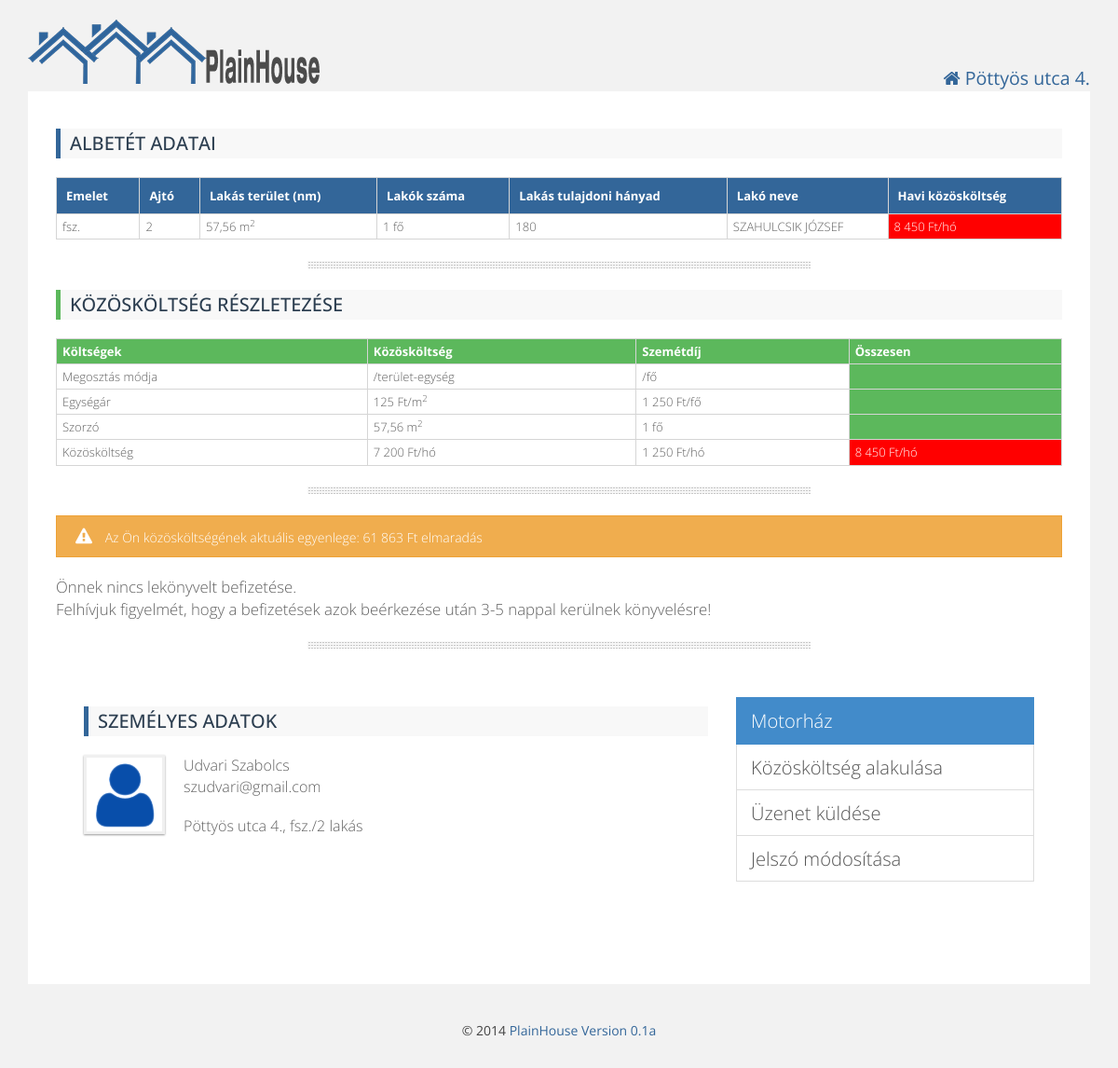
/mydepo.php (signed in), run on an earlier commit of the app's database.
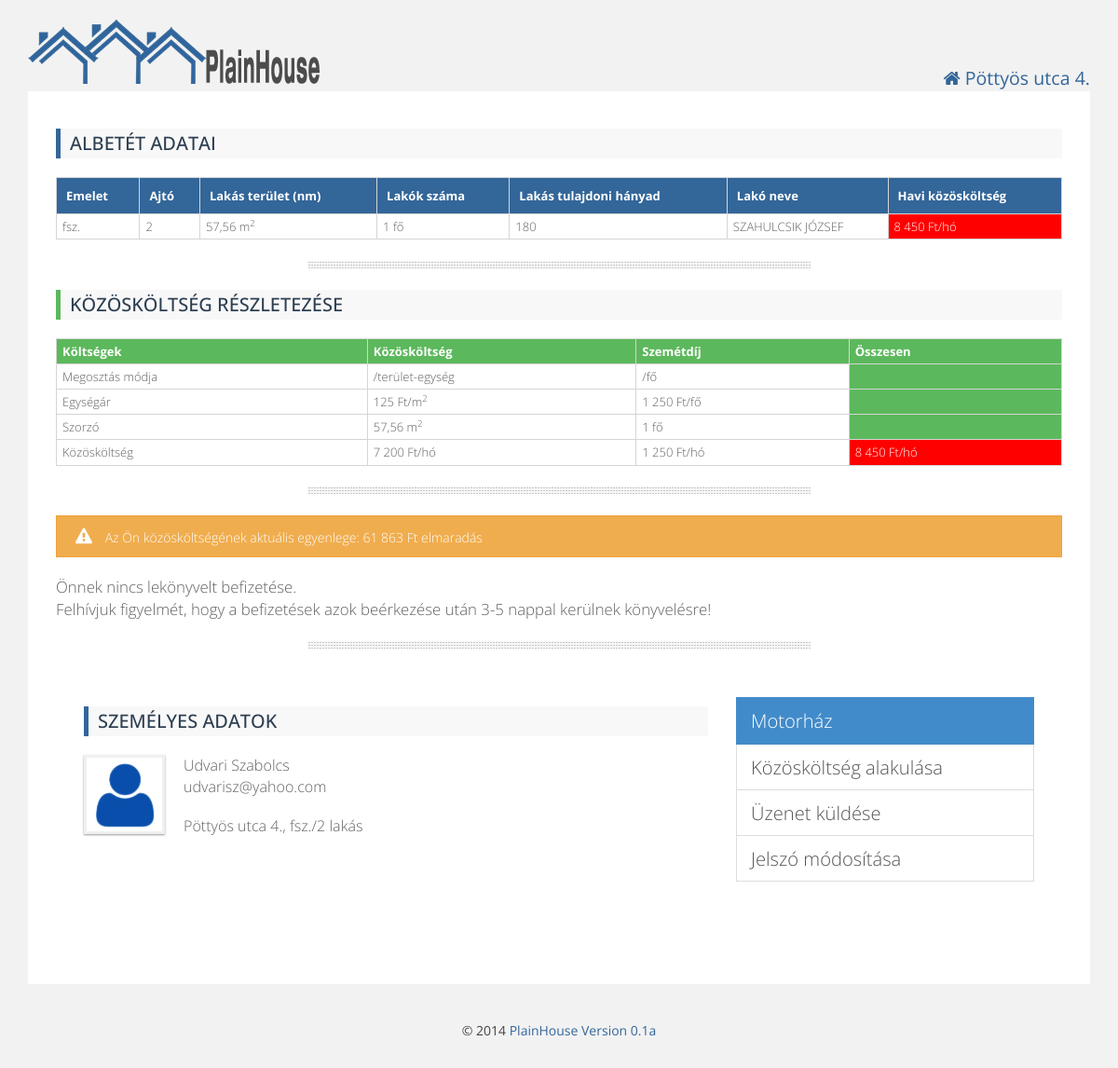
And on a later commit of the database.
### tables this page shows
CREATE TABLE IF NOT EXISTS `deposits` (
  `id` int(11) NOT NULL AUTO_INCREMENT,
  `floor` varchar(5) NOT NULL,
  `door` varchar(4) NOT NULL,
  `area` double NOT NULL,
  `residents_no` int(11) NOT NULL,
  `area_ratio` double NOT NULL,
  `resident_name` text NOT NULL,
  PRIMARY KEY (`id`)
);

CREATE TABLE IF NOT EXISTS `fees` (
  `id` int(11) NOT NULL AUTO_INCREMENT,
  `name` varchar(150) NOT NULL,
  `yearly_amount` int(11) NOT NULL,
  `dealer` int(11) NOT NULL,
  `multiplier` varchar(75) NOT NULL,
  PRIMARY KEY (`id`)
);

CREATE TABLE IF NOT EXISTS `residents` (
  `id` int(11) NOT NULL AUTO_INCREMENT,
  `firstname` varchar(100) NOT NULL,
  `lastname` varchar(100) NOT NULL,
  `email` varchar(100) NOT NULL,
  `username` varchar(25) NOT NULL,
  `password` varchar(512) NOT NULL,
  `depositid` int(11) NOT NULL,
  `active` int(11) NOT NULL DEFAULT '1',
  `admin` int(11) NOT NULL DEFAULT '0',
  PRIMARY KEY (`id`),
  UNIQUE KEY `deposit_id` (`depositid`),
  UNIQUE KEY `e-mail` (`email`)
);

### mydepo.php (called while the page is built, shortened)
<?php
include_once 'functions.php';
include_once 'db.php';
include_once 'config.php';
include_once 'html.php';
htmlHead($website['title'], $house['name']);
webheader($_SESSION);
if (isset($_GET['depositid']) && ($_SESSION['admin']>0)) {
 $id = $_GET['depositid'];
}
else if (isset($_SESSION['depositid']) && !isset($_GET['depositid'])){
$id = $_SESSION['depositid'];
}
else {
     notLoggedIn();
     exit();
}
getMyDepo($id);
htmlEnd();

### functions.php (called while the page is built, shortened)
<?php
include_once 'db.php';
include_once 'config.php';
function round_to_nearest_n($int, $n) {
    return round($int / $n) * $n;
}

### config.php (called while the page is built, shortened)
<?php
$db['host'] = "localhost";
$db['name'] = "plainhouse";
$db['user'] = "root";
$db['pass'] = "root";
$db['charset'] = "utf8";
$website['title'] = "PlainHouse";
$website['version'] = "0.1a";

### db.php (the view, shortened to what this page needs)
<?php
include_once 'functions.php';
function getMyDepo($id) {
    global $house;
    $sql = "SELECT `floor`, `door`, `area`,  "
            . "`residents_no`, `area_ratio`, "
            . "`resident_name` FROM `deposits` WHERE `id`=$id;";
    $result1 = mysql_query($sql);
    $deposit = array();
    while ($row = mysql_fetch_assoc($result1)) {
        $deposit = $row;
    }
    $sql = "SELECT * from fees;";
    $result2 = mysql_query($sql);
    $fees = array();
    while ($row = mysql_fetch_assoc($result2)) {
        $fees[] = $row;
    }
    $ccost = $fees[0];
    $grabage = $fees[1];
    $ccost_base = round(($ccost['yearly_amount'] * $deposit['area']), 0);
    $ccost_cost = round_to_nearest_n($ccost_base, 50);
    $grabage_cost = round(($grabage['yearly_amount'] * $deposit['residents_no']), 0);
    $ccosts = $ccost_cost + $grabage_cost;
    echo <<<EOT
<div class="content">
<div id="mydepo">
<h3 class="primary"> Albetét adatai</h3>
<table id="responsiveTable" class="large-only" cellspacing="0">
<tr align="left" class="primary">
   <th> Emelet </th>
   <th> Ajtó </th>
   <th> Lakás terület (nm) </th>
   <th> Lakók száma </th>
   <th> Lakás tulajdoni hányad </th>
   <th> Lakó neve </th>
   <th>Havi közösköltség</th>
</tr>
EOT;
    echo '<tbody>';
    echo '<tr>';
    echo "<td>{$deposit['floor']}</td>";
    echo "<td>{$deposit['door']}</td>";
    echo '<td>' . str_replace(".", ",", round($deposit['area'], 2)) . ' m<sup>2</sup></td>';
    echo '<td>' . $deposit['residents_no'] . ' fő</td>';
    echo '<td>' . str_replace(".", ",", round($deposit['area_ratio'], 2)) . '</td>';
    echo '<td>' . $deposit['resident_name'] . '</td>';
    echo "<td class='tdwarning'>" . number_format($ccosts, 0, ',', ' ') . " Ft/hó</td>";
    echo '</tr>';
    echo '</tbody>';
    echo '</table>';
    echo <<<EOT
    </div>
<hr />
<div id="ccost">
<h3 class="success"> Közösköltség részletezése </h3>
<table id="responsiveTableTwo" class="large-only" cellspacing="0">
<tr align="left" class="success">
   <th>Költségek</th>
   <th> {$ccost['name']} </th>
   <th> {$grabage['name']}  </th>
   <th>Összesen</th>
</tr>
<tbody>
<tr>
   <td>Megosztás módja</td>
   <td> {$ccost['multiplier']} </td>
   <td> {$grabage['multiplier']} </td>
   <td class='tdsuccess'> </td>
</tr>
EOT;
    echo "<tr>";
    echo "<td>Egységár</td>";
    echo "<td>" . number_format($ccost['yearly_amount'], 0, ',', ' ') . " Ft/m<sup>2</sup> </td>";
    echo "<td>" . number_format($grabage['yearly_amount'], 0, ',', ' ') . " Ft/fő </td>";
    echo "<td class='tdsuccess'> </td>";
    echo "</tr>";
    echo "<tr>";
    echo "<td>Szorzó</td>";
    echo '<td>' . str_replace(".", ",", round($deposit['area'], 2)) . ' m<sup>2</sup> </td>';
    echo '<td>' . $deposit['residents_no'] . ' fő</td>';
    echo "<td class='tdsuccess'> </td>";
    echo "</tr>";
    echo "<tr>";
    echo "<td>Közösköltség</td>";
    echo "<td>" . number_format($ccost_cost, 0, ',', ' ') . " Ft/hó</td>";
    echo "<td>" . number_format($grabage_cost, 0, ',', ' ') . " Ft/hó</td>";
    echo "<td class='tdwarning'>" . number_format($ccosts, 0, ',', ' ') . " Ft/hó</td>";
    echo '</tbody>';
    echo '</table>';
    echo '</div>';
    echo '<hr />';
    echo '<div>';
    getMyPayments($id);
    if (isset($_SESSION['userid'])) {
        $user = getUserData($_SESSION['userid']);
        echo <<<EOT
			<div class="content"><div class="row">
		<div class="col-md-8">
			<h3 class="primary">Személyes adatok</h3>
			<p class="lead">
				<img alt="Tenant Avatar" src="pics/user_avatar.png" class="avatar" />
				{$user['firstname']} {$user['lastname']}<br />
				{$user['email']}</p>
                        <p class="lead">{$house['name']}, {$deposit['floor']}/{$deposit['door']} lakás</p>
		</div>
		<div class="col-md-4">
	        <div class="list-group">
				<li class="list-group-item active">Motorház</li>
				<a data-toggle="modal" href="#ktgAlakul" class="list-group-item">Közösköltség alakulása</a>
				<a data-toggle="modal" href="#newMsg" class="list-group-item">Üzenet küldése</a>
				<a data-toggle="modal" href="#editPassword" class="list-group-item">Jelszó módosítása</a>
	        </div>
		</div>
	</div>
                                <input type="hidden" class="form-control" name="id" id="id" value="{$_SESSION['userid']}" />
EOT;
    } else {
        echo "<a href=\"payment.php?id=" . $id . "\"><button class='btn btn-success btn-icon'><i class='fa fa-dollar'></i>Új befizetés rögzítése</button></a>";
        echo "<hr />";
        echo '<h3 class="primary"><i class="fa fa-money"></i> Közösköltség alakulása az utolsó 12 hónapban</h3>';
        getMyAllCcost($id);
    }
    echo '</div>';
    echo '</div>';
}
function getUserData($id) {
    $sql = "SELECT `residents`.`id`,`residents`.`firstname`,`residents`.`lastname`,"
            . "`residents`.`email`,`residents`.`username`,`deposits`.`floor`,"
            . "`deposits`.`door` FROM residents LEFT JOIN `deposits` "
            . "ON `residents`.`depositid` = `deposits`.`id` WHERE `residents`.`id` = $id;";
    $result = mysql_query($sql);
    $array = array();
    while ($row = mysql_fetch_assoc($result)) {
        $array = $row;
    }
    return $array;
}
function getCurrentBalance($id) {
    $year = date("Y");
    $sql = "SELECT `actual_balance` FROM `deposit_balance` WHERE `deposit_id` = '$id' AND `year` = '$year'";
    $result = mysql_query($sql);
    while ($row = mysql_fetch_assoc($result)) {
        $balance = $row["actual_balance"];
    }
    return $balance;
}
function getMyPayments($id) {
    global $db;
    $closing_balance = getCurrentBalance($id);
    $balance = getActualBalance($closing_balance, $id);
    if ($balance < 0) {
        $abalance = $balance * -1;
    } else {
        $abalance = $balance;
    }
    $abalance = number_format($abalance, 0, ',', ' ');
    $sql = "SELECT `deposits`.`floor`,`deposits`.`door`,`payment`.`account_date`,`payment`.`amount` FROM deposits "
            . "LEFT JOIN `{$db['name']}`.`payment` ON `deposits`.`id` = `payment`.`deposit_id` "
            . "WHERE `deposits`.`id` = $id "
            . "ORDER BY `payment`.`date` DESC;";
    $result = mysql_query($sql);
    while ($row = mysql_fetch_assoc($result)) {
        $table[] = $row;
    }
    if ($balance < 0) {
        echo <<<EOT
                <div class="alertMsg warning"><i class="fa fa-warning"></i> Az Ön közösköltségének aktuális egyenlege: <span class="floatLeft">$abalance Ft elmaradás</span></div>
EOT;
    } else {
        echo <<<EOT
                <div class="alertMsg success"><i class="fa fa-info-circle"></i> Az Ön közösköltségének aktuális egyenlege: <span class="floatLeft">$abalance Ft túlfizetés</span></div>
EOT;
    }
    if ($table[0]['account_date'] == NULL) {
        echo "Önnek nincs lekönyvelt befizetése.<br>"
        . "Felhívjuk figyelmét, hogy a befizetések azok beérkezése után 3-5 nappal kerülnek könyvelésre!";
    }
    echo '<hr/>';
}
function getActualBalance($actual_balance, $id) {
    $year = date('Y');
    $sql = "SELECT ccost from ccost WHERE `deposit_id`=$id and `year`=$year ";
    $result = mysql_query($sql);
    $ccost = array();
    while ($row = mysql_fetch_assoc($result)) {
        $ccost[] = $row;
    }
    $req_payment = 0;
    for ($i = 0; ($i < mysql_num_rows($result)); $i++) {
        $req_payment += $ccost[$i]['ccost'];
    }
    $balance = $actual_balance - $req_payment;
    return $balance;
}

### html.php (shortened to what this page needs)
<?php
include_once 'config.php';
include_once 'functions.php';
function htmlHead($title, $house) {
    echo <<<EOT
	<!doctype html>
<html>
    <head>
        <meta http-equiv="Content-Type" content="text/html; charset=UTF-8">
		<meta name="viewport" content="width=device-width, initial-scale=1.0">
		<link href="favicon.ico" rel="icon" type="image/x-icon" />
        <title>$title - $house</title>
        <script src="js/jquery.js"></script>
        <script src="js/bootstrap.js"></script>
        <script src="js/bootstrap-dialog.js" type="text/javascript"></script>
        <script src="js/plainhome.js" type="text/javascript"></script>
        <script src="js/form-validator.js" type="text/javascript"></script>
		<script src="js/print.js" type="text/javascript"></script>
        <link href='http://fonts.googleapis.com/css?family=Open+Sans' rel='stylesheet' type='text/css'>
        <link href="css/bootstrap-dialog.css" rel="stylesheet" type="text/css"/>
		<link href="css/bootstrap.css" rel="stylesheet">
		<link href="css/style.css" rel="stylesheet">
		<link href="css/plainhome.css" rel="stylesheet">
		<link href="css/datepicker.css" rel="stylesheet">
		<link href="css/font-awesome.min.css" rel="stylesheet">
	<!--[if lt IE 9]>
		<script src="js/html5shiv.js"></script>
		<script src="js/respond.js"></script>
	<![endif]-->
     </head>
    <body>
EOT;
}
function htmlEnd() {
    global $website;
    echo <<<EOT
			</div>
			<div class="footer">
				<p class="textCenter">
                                        &copy; 2014 <a href="http://webariel.hu" target="_blank">PlainHouse Version {$website['version']}</a></p>
			</div>
		</div>
		<script src="js/stacktable.js" type="text/javascript"></script>
	</body>
	</html>
EOT;
}
function webheader($user) {
    global $house;
    echo <<<EOT
    <div class="container">
	    <div class="row">
	        <div class="col-md-8">
	            <div class="logo">
	                <a href="index.php"><img alt="PlainHome" src="pics/logo.png" /></a>
	            </div>
	        </div>
	        <div class="col-md-4 userInfo">
	            <p class="textRight"><i class="fa fa-home"></i> {$house['name']}</p>
	        </div>
	        <div>
	            <div class="nav">
	                <input type="checkbox" id="toggle" />
EOT;
    echo <<<EOT
                </div>
			</div>
	    </div>
		<div class="modal fade" id="signOut" tabindex="-1" role="dialog" aria-hidden="true">
			<div class="modal-dialog">
				<div class="modal-content">
					<div class="modal-body">
						<p class="lead">Biztosan ki akar lépni?</p>
					</div>
					<div class="modal-footer">
						<a href="index.php?logout=1" class="btn btn-success btn-icon-alt">Kilépés <i class="fa fa-sign-out"></i></a>
						<button type="button" class="btn btn-warning btn-icon" data-dismiss="modal"><i class="fa fa-times-circle"></i> Mégsem</button>
					</div>
				</div>
			</div>
		</div>
EOT;
}

### css/style.css (style rules this page uses)
body { background: #f2f2f2; color: #444444; font-family: "Open Sans",sans-serif; font-size: 14px; line-height: 1.42857; }
h1, h2, h3, h4, h5, h6, .h1, .h2, .h3, .h4, .h5, .h6 { font-family: "Open Sans", sans-serif; color: #999999; line-height: 1.1; padding: 2px 0; margin-top: 10px; margin-bottom: 20px; }
h3.primary { background: #f8f8f8; padding: 5px 10px 5px 10px; color: #2c3e50; border-left: 5px solid #336699; font-size: 20px; text-transform: uppercase; }
h3.success { background: #f8f8f8; padding: 5px 10px 5px 10px; color: #2c3e50; border-left: 5px solid #5cb85c; font-size: 20px; text-transform: uppercase; }
p { margin: 10px 0; }
.lead { // margin-bottom: 0; margin-bottom: 20px; font-size: 16.099999999999998px; font-weight: 200; line-height: 1.4; }
.container { max-width: 1250px; margin-left: auto; margin-right: auto; padding-left: 0; padding-right: 0; }
.container .content { padding: 30px; border-radius: 0; background-color: #ffffff; color: #606060; font-size: 1.2em; font-weight: 200; line-height: 1.4; margin-bottom: 30px; }
.list-group { margin-bottom: 20px; padding-left: 0; }
.list-group-item { background-color: #ffffff; border: 1px solid #dddddd; display: block; margin-bottom: -1px; padding: 10px 15px; position: relative; }
.list-group-item:first-child { border-top-left-radius: 0; border-top-right-radius: 0; }
.list-group-item:last-child { border-bottom-left-radius: 0; border-bottom-right-radius: 0; margin-bottom: 0; }

### css/plainhome.css (style rules this page uses)
body { padding: 20px 30px; }
a { color: #336699; text-decoration: none; }
hr { border: 0; margin: 1.35em auto; max-width: 50%; background-position: 50%; box-sizing: border-box; height: 8px; background-size: 3px 3px; }
img { max-width: 100%; height: auto; vertical-align: middle; border: 0; -ms-interpolation-mode: bicubic; }
.textCenter { text-align: center; }
.textRight { text-align: right; font-size: 1.4em; color: #336699; margin: 50px 0 0 0; }
.logo:before, .logo:after { content: " "; display: table; }
.logo:after { clear: both; }
.logo { max-height: 42px; overflow-x: visible; margin-bottom: 30px; }
.footer:before, .footer:after { content: " "; display: table; }
.footer:after { clear: both; }
.footer { overflow-x: visible; margin-top: 30px; }
.avatar { border: 3px solid #f0f0f0; box-shadow: 0 1px 2px #999999; float: left; margin: 0 20px 10px 0; height: 85px; }
.alertMsg { font-size: 14px; font-family: 'Open Sans', sans-serif; line-height: 1.5em; margin: 20px 0; padding: 12px 30px 10px 20px; position: relative; }
.alertMsg i { font-size: 18px; margin-right: 10px; }
.alertMsg.warning { background-color: #f0ad4e; border: 1px #eea236 solid; color: #ffffff; }
table { border-collapse: collapse; border-spacing: 0; width: 100%; margin: 1em 0; //table-layout: fixed; }
tr { border-bottom: 1px solid #d5d5d5; }
th { background: #f5f5f5; color: #444; //font-weight: bold; border-top: 1px solid #d5d5d5; }
th:first-of-type { border-left: 1px solid #d5d5d5; }
th { border-right: 1px solid #d5d5d5; }
td, th { padding: 4px 2px 4px 6px; text-align: left; font-size: 13px; }
td:first-of-type { border-left: 1px solid #d5d5d5; }
td { border-right: 1px solid #d5d5d5; }
.primary th { background: #336699; color: #ffffff; padding: 10px; }
.success th { background: #5cb85c; color: #ffffff; }
.tdsuccess { background: #5cb85c; color: #ffffff; // border-top: solid 1px #5cb85c; }
.tdwarning { background: red; color: #ffffff; // border-top: solid 1px red; }

What changed in the data, as far as the page shows it:
changed residents "Udvari": email "szudvari@gmail.com" → "udvarisz@yahoo.com"
